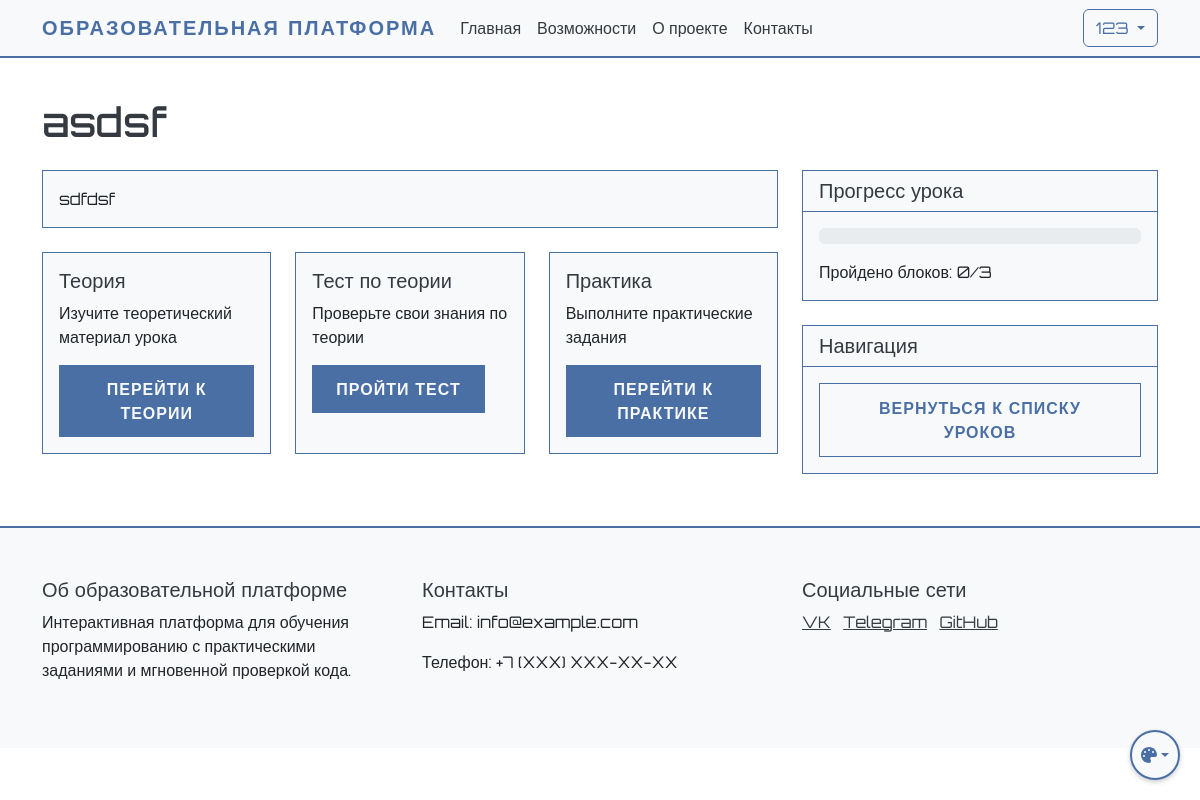
The page /student/lesson/1 (signed in) on the database its author committed.
### app.py (models this page shows, shortened)
class User(UserMixin, db.Model):
    id = db.Column(db.Integer, primary_key=True)
    name = db.Column(db.String(100), nullable=False)
    username = db.Column(db.String(80), unique=True, nullable=False)
    email = db.Column(db.String(120), unique=True, nullable=False)
    password_hash = db.Column(db.String(128))
    is_admin = db.Column(db.Boolean, default=False)
    created_at = db.Column(db.DateTime, default=db.func.now())
    last_login = db.Column(db.DateTime)
    is_active = db.Column(db.Boolean, default=True)
    progress = db.relationship('UserProgress', backref='user', lazy=True)
    ratings = db.relationship('UserRating', backref='user', lazy=True)
    chat_messages = db.relationship('ChatMessage', backref='user', lazy=True)

class Lesson(db.Model):
    id = db.Column(db.Integer, primary_key=True)
    order_number = db.Column(db.Integer, unique=True, nullable=False)
    title = db.Column(db.String(200), nullable=False)
    description = db.Column(db.Text)
    is_active = db.Column(db.Boolean, default=True)
    created_at = db.Column(db.DateTime, default=db.func.now())
    theory_content = db.Column(db.Text)
    theory_test = db.relationship('TheoryTest', backref='lesson', uselist=False)
    practice_tasks = db.relationship('PracticeTask', backref='lesson', lazy=True)
    required_lesson_id = db.Column(db.Integer, db.ForeignKey('lesson.id'), nullable=True)
    required_lesson = db.relationship('Lesson', remote_side=[id], backref='next_lessons')

### app.py (the view, shortened to what this page needs)
@app.route('/student/lesson/<int:lesson_id>')
@login_required
def view_student_lesson(lesson_id):
    lesson = Lesson.query.get_or_404(lesson_id)
    if not lesson.is_active:
        flash('Этот урок не доступен')
        return redirect(url_for('student_dashboard'))
    if lesson.order_number == 1:
        pass
    progress = UserProgress.query.filter_by(
        user_id=current_user.id,
        lesson_id=lesson_id
    ).first()
    test_result = TestResult.query.filter_by(
        user_id=current_user.id,
        lesson_id=lesson_id
    ).first()
    practice_available = test_result and test_result.score >= test_result.test.required_score
    total_blocks = 3  # теория, тест, практика
    completed_blocks = 0
    if progress.theory_completed:
        completed_blocks += 1
    if progress.test_completed:
        completed_blocks += 1
    if progress.practice_completed:
        completed_blocks += 1
    progress_percentage = int((completed_blocks / total_blocks * 100))
    return render_template('student/lesson.html',
                         lesson=lesson,
                         progress=progress,
                         progress_percentage=progress_percentage,
                         completed_blocks=completed_blocks,
                         total_blocks=total_blocks,
                         practice_available=practice_available)

### app.py (called while the page is built)
@login_manager.user_loader
def load_user(user_id):
    return User.query.get(int(user_id))

### templates/student/lesson.html (shortened to what this page needs)
{% extends "base.html" %}
{% block content %}
<div class="container mt-4">
    <h1 class="mb-4">{{ lesson.title }}</h1>
    <div class="row">
        <div class="col-md-8">
            <div class="card mb-4">
                <div class="card-body">
                    <p class="card-text">{{ lesson.description }}</p>
                </div>
            </div>
            <div class="row">
                <div class="col-md-4 mb-4">
                    <div class="card h-100">
                        <div class="card-body">
                            <h5 class="card-title">Теория</h5>
                            <p class="card-text">Изучите теоретический материал урока</p>
                            <a href="{{ url_for('view_lesson_theory', lesson_id=lesson.id) }}" class="btn btn-primary">
                                Перейти к теории
                            </a>
                        </div>
                    </div>
                </div>
                <div class="col-md-4 mb-4">
                    <div class="card h-100">
                        <div class="card-body">
                            <h5 class="card-title">Тест по теории</h5>
                            <p class="card-text">Проверьте свои знания по теории</p>
                            {% if lesson.theory_test %}
                                <a href="{{ url_for('take_test', lesson_id=lesson.id) }}" class="btn btn-primary">
                                    Пройти тест
                                </a>
                            {% else %}
                                <button class="btn btn-secondary" disabled>
                                    Тест не доступен
                                </button>
                            {% endif %}
                        </div>
                    </div>
                </div>
                <div class="col-md-4 mb-4">
                    <div class="card h-100">
                        <div class="card-body">
                            <h5 class="card-title">Практика</h5>
                            <p class="card-text">Выполните практические задания</p>
                            {% if lesson.practice_tasks %}
                                {% if practice_available %}
                                    <a href="{{ url_for('view_lesson_practice', lesson_id=lesson.id) }}" class="btn btn-primary">
                                        Перейти к практике
                                    </a>
                                {% else %}
                                    <button class="btn btn-secondary" disabled>
                                        Сначала пройдите тест
                                    </button>
                                {% endif %}
                            {% else %}
                                <button class="btn btn-secondary" disabled>
                                    Практика не доступна
                                </button>
                            {% endif %}
                        </div>
                    </div>
                </div>
            </div>
        </div>
        <div class="col-md-4">
            <div class="card">
                <div class="card-header">
                    <h5 class="mb-0">Прогресс урока</h5>
                </div>
                <div class="card-body">
                    <div class="progress mb-3">
                    </div>
                    <p class="mb-0">Пройдено блоков: {{ completed_blocks }}/{{ total_blocks }}</p>
                </div>
            </div>
            <div class="card mt-4">
                <div class="card-header">
                    <h5 class="mb-0">Навигация</h5>
                </div>
                <div class="card-body">
                    <a href="{{ url_for('student_dashboard') }}" class="btn btn-secondary">
                        Вернуться к списку уроков
                    </a>
                </div>
            </div>
        </div>
    </div>
</div>
{% endblock %}

### templates/base.html (shortened to what this page needs)
<!DOCTYPE html>
<html lang="ru">
<head>
    <link href="https://cdn.jsdelivr.net/npm/bootstrap@5.3.0/dist/css/bootstrap.min.css" rel="stylesheet">
    <link href="{{ url_for('static', filename='css/cyberpunk.css') }}" rel="stylesheet">
</head>
<body data-theme="neutral">
    <nav class="navbar navbar-expand-lg navbar-dark">
        <div class="container">
            <a class="navbar-brand" href="{{ url_for('index') }}">Образовательная платформа</a>
            <div class="collapse navbar-collapse" id="navbarNav">
                <ul class="navbar-nav me-auto">
                    <li class="nav-item">
                        <a class="nav-link" href="{{ url_for('index') }}">Главная</a>
                    </li>
                    <li class="nav-item">
                        <a class="nav-link" href="#features">Возможности</a>
                    </li>
                    <li class="nav-item">
                        <a class="nav-link" href="#about">О проекте</a>
                    </li>
                    <li class="nav-item">
                        <a class="nav-link" href="#contact">Контакты</a>
                    </li>
                </ul>
                <div class="d-flex">
                    {% if current_user.is_authenticated %}
                        <div class="dropdown">
                            <button class="btn btn-outline-light dropdown-toggle" type="button" id="userMenu" data-bs-toggle="dropdown">
                                {{ current_user.username }}
                            </button>
                        </div>
                    {% else %}
                        <a href="{{ url_for('login') }}" class="btn btn-outline-light me-2">Войти</a>
                    {% endif %}
                </div>
            </div>
        </div>
    </nav>
    {% block content %}{% endblock %}
    <footer class="footer mt-5">
        <div class="container">
            <div class="row">
                <div class="col-md-4">
                    <h5>Об образовательной платформе</h5>
                    <p>Интерактивная платформа для обучения программированию с практическими заданиями и мгновенной проверкой кода.</p>
                </div>
                <div class="col-md-4">
                    <h5>Контакты</h5>
                    <p>Email: info@example.com</p>
                    <p>Телефон: +7 (XXX) XXX-XX-XX</p>
                </div>
                <div class="col-md-4">
                    <h5>Социальные сети</h5>
                    <a href="#" class="text-white me-2">VK</a>
                    <a href="#" class="text-white me-2">Telegram</a>
                    <a href="#" class="text-white">GitHub</a>
                </div>
            </div>
        </div>
    </footer>
    <div class="theme-switch">
        <button class="btn dropdown-toggle" type="button" id="themeDropdown" data-bs-toggle="dropdown" aria-expanded="false">
            <i class="fas fa-palette"></i>
        </button>
    </div>
</body>
</html>

### static/css/cyberpunk.css (style rules this page uses)
:root[data-theme="neutral"] { --cyber-primary: #4a6fa5; --cyber-secondary: #6c757d; --cyber-dark: #f8f9fa; --cyber-bg: #ffffff; --cyber-text: #212529; --cyber-text-light: #343a40; --cyber-text-muted: #6c757d; --cyber-card-bg: #f8f9fa; --cyber-text-dark: #212529; --cyber-info: #17a2b8; }
:root { transition: background-color 0.5s ease, color 0.5s ease, border-color 0.5s ease; }
body { font-family: 'Orbitron', sans-serif; background-color: var(--cyber-bg); color: var(--cyber-text); min-height: 100vh; display: flex; flex-direction: column; transition: background-color 0.5s ease, color 0.5s ease; }
.navbar { background-color: var(--cyber-dark) !important; border-bottom: 2px solid var(--cyber-primary); transition: background-color 0.5s ease, color 0.5s ease, border-color 0.5s ease; }
.navbar-brand { color: var(--cyber-primary) !important; font-weight: 700; text-transform: uppercase; letter-spacing: 2px; }
.nav-link { color: var(--cyber-text-light) !important; transition: all 0.3s ease; }
.btn-outline-light { border-color: var(--cyber-primary); color: var(--cyber-primary); transition: all 0.3s ease; }
.footer { background-color: var(--cyber-dark); border-top: 2px solid var(--cyber-primary); color: var(--cyber-text-light); padding: 50px 0; transition: background-color 0.5s ease, color 0.5s ease, border-color 0.5s ease; }
.text-white { color: var(--cyber-text-light) !important; }
h1, h2, h3, h4, h5, h6 { color: var(--cyber-text-light); }
p { color: var(--cyber-text); }
.card { background-color: var(--cyber-card-bg); border: 1px solid var(--cyber-primary); color: var(--cyber-text-light); transition: background-color 0.5s ease, color 0.5s ease, border-color 0.5s ease; }
.card-header { background-color: rgba(0, 255, 157, 0.1); border-bottom: 1px solid var(--cyber-primary); color: var(--cyber-text-light); }
.card-body { background-color: var(--cyber-card-bg); color: var(--cyber-text-light); }
.btn-outline-light { animation: cyberGlow 2s infinite; }
.btn-primary { background-color: var(--cyber-primary); border: none; color: var(--cyber-dark); padding: 0.75rem 1.5rem; border-radius: 0; font-weight: 600; letter-spacing: 1px; text-transform: uppercase; transition: all 0.3s ease; }
.btn-secondary { background-color: transparent; border: 1px solid var(--cyber-primary); color: var(--cyber-primary); padding: 0.75rem 1.5rem; border-radius: 0; font-weight: 600; letter-spacing: 1px; text-transform: uppercase; transition: all 0.3s ease; }
.card { background-color: var(--cyber-card-bg); border: 1px solid var(--cyber-primary); border-radius: 0; }
.card-header { background-color: var(--cyber-card-bg); border-bottom: 1px solid var(--cyber-primary); color: var(--cyber-text-light); }
.card-body { color: var(--cyber-text-light); }
.theme-switch { position: fixed; bottom: 20px; right: 20px; z-index: 1000; }
.theme-switch .btn { width: 40px; height: 40px; border-radius: 50%; padding: 0; display: flex; align-items: center; justify-content: center; box-shadow: 0 2px 5px rgba(0,0,0,0.2); }

### rows shown on the page
User: username "123"
Lesson: title "asdsf", description "sdfdsf"

### other values the page prints
{{ completed_blocks }} "0"
{{ total_blocks }} "3"
